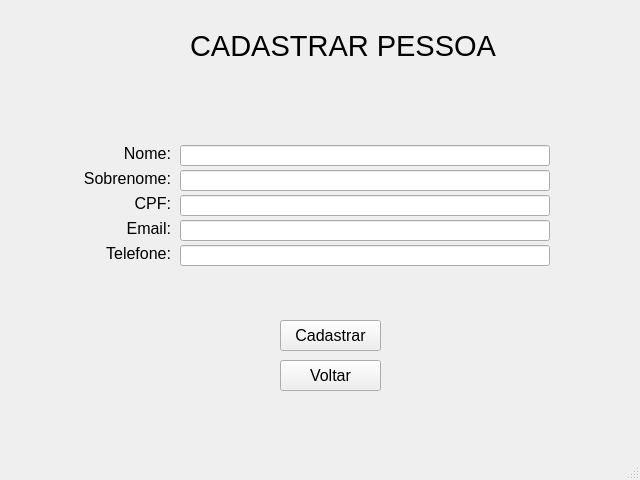
<?xml version="1.0" encoding="UTF-8"?>
<ui version="4.0">
 <class>MainWindow</class>
 <widget class="QMainWindow" name="MainWindow">
  <property name="geometry">
   <rect>
    <x>0</x>
    <y>0</y>
    <width>640</width>
    <height>480</height>
   </rect>
  </property>
  <property name="windowTitle">
   <string>MainWindow</string>
  </property>
  <widget class="QWidget" name="centralwidget">
   <widget class="QLabel" name="titulo">
    <property name="geometry">
     <rect>
      <x>190</x>
      <y>30</y>
      <width>311</width>
      <height>31</height>
     </rect>
    </property>
    <property name="font">
     <font>
      <pointsize>22</pointsize>
     </font>
    </property>
    <property name="text">
     <string>CADASTRAR PESSOA</string>
    </property>
   </widget>
   <widget class="QLineEdit" name="lineEdit">
    <property name="geometry">
     <rect>
      <x>180</x>
      <y>145</y>
      <width>370</width>
      <height>21</height>
     </rect>
    </property>
   </widget>
   <widget class="QLabel" name="label">
    <property name="geometry">
     <rect>
      <x>50</x>
      <y>145</y>
      <width>121</width>
      <height>16</height>
     </rect>
    </property>
    <property name="font">
     <font>
      <pointsize>12</pointsize>
     </font>
    </property>
    <property name="text">
     <string>Nome:</string>
    </property>
    <property name="alignment">
     <set>Qt::AlignRight|Qt::AlignTrailing|Qt::AlignVCenter</set>
    </property>
   </widget>
   <widget class="QLabel" name="label_2">
    <property name="geometry">
     <rect>
      <x>50</x>
      <y>170</y>
      <width>121</width>
      <height>16</height>
     </rect>
    </property>
    <property name="font">
     <font>
      <pointsize>12</pointsize>
     </font>
    </property>
    <property name="text">
     <string>Sobrenome:</string>
    </property>
    <property name="alignment">
     <set>Qt::AlignRight|Qt::AlignTrailing|Qt::AlignVCenter</set>
    </property>
   </widget>
   <widget class="QLineEdit" name="lineEdit_2">
    <property name="geometry">
     <rect>
      <x>180</x>
      <y>170</y>
      <width>370</width>
      <height>21</height>
     </rect>
    </property>
    <property name="text">
     <string/>
    </property>
   </widget>
   <widget class="QLineEdit" name="lineEdit_3">
    <property name="geometry">
     <rect>
      <x>180</x>
      <y>195</y>
      <width>370</width>
      <height>21</height>
     </rect>
    </property>
   </widget>
   <widget class="QLabel" name="label_3">
    <property name="geometry">
     <rect>
      <x>50</x>
      <y>195</y>
      <width>121</width>
      <height>16</height>
     </rect>
    </property>
    <property name="font">
     <font>
      <pointsize>12</pointsize>
     </font>
    </property>
    <property name="text">
     <string>CPF:</string>
    </property>
    <property name="alignment">
     <set>Qt::AlignRight|Qt::AlignTrailing|Qt::AlignVCenter</set>
    </property>
   </widget>
   <widget class="QPushButton" name="button_cadastrar">
    <property name="geometry">
     <rect>
      <x>280</x>
      <y>320</y>
      <width>101</width>
      <height>31</height>
     </rect>
    </property>
    <property name="font">
     <font>
      <pointsize>12</pointsize>
     </font>
    </property>
    <property name="cursor">
     <cursorShape>PointingHandCursor</cursorShape>
    </property>
    <property name="text">
     <string>Cadastrar</string>
    </property>
   </widget>
   <widget class="QPushButton" name="button_voltar">
    <property name="geometry">
     <rect>
      <x>280</x>
      <y>360</y>
      <width>101</width>
      <height>31</height>
     </rect>
    </property>
    <property name="font">
     <font>
      <pointsize>12</pointsize>
     </font>
    </property>
    <property name="cursor">
     <cursorShape>PointingHandCursor</cursorShape>
    </property>
    <property name="text">
     <string>Voltar</string>
    </property>
   </widget>
   <widget class="QLineEdit" name="lineEdit_4">
    <property name="geometry">
     <rect>
      <x>180</x>
      <y>220</y>
      <width>370</width>
      <height>21</height>
     </rect>
    </property>
   </widget>
   <widget class="QLabel" name="label_4">
    <property name="geometry">
     <rect>
      <x>50</x>
      <y>220</y>
      <width>121</width>
      <height>16</height>
     </rect>
    </property>
    <property name="font">
     <font>
      <pointsize>12</pointsize>
     </font>
    </property>
    <property name="text">
     <string>Email:</string>
    </property>
    <property name="alignment">
     <set>Qt::AlignRight|Qt::AlignTrailing|Qt::AlignVCenter</set>
    </property>
   </widget>
   <widget class="QLineEdit" name="lineEdit_5">
    <property name="geometry">
     <rect>
      <x>180</x>
      <y>245</y>
      <width>370</width>
      <height>21</height>
     </rect>
    </property>
   </widget>
   <widget class="QLabel" name="label_5">
    <property name="geometry">
     <rect>
      <x>50</x>
      <y>245</y>
      <width>121</width>
      <height>16</height>
     </rect>
    </property>
    <property name="font">
     <font>
      <pointsize>12</pointsize>
     </font>
    </property>
    <property name="text">
     <string>Telefone:</string>
    </property>
    <property name="alignment">
     <set>Qt::AlignRight|Qt::AlignTrailing|Qt::AlignVCenter</set>
    </property>
   </widget>
  </widget>
  <widget class="QMenuBar" name="menubar">
   <property name="geometry">
    <rect>
     <x>0</x>
     <y>0</y>
     <width>640</width>
     <height>20</height>
    </rect>
   </property>
  </widget>
  <widget class="QStatusBar" name="statusbar"/>
 </widget>
 <resources/>
 <connections/>
</ui>
